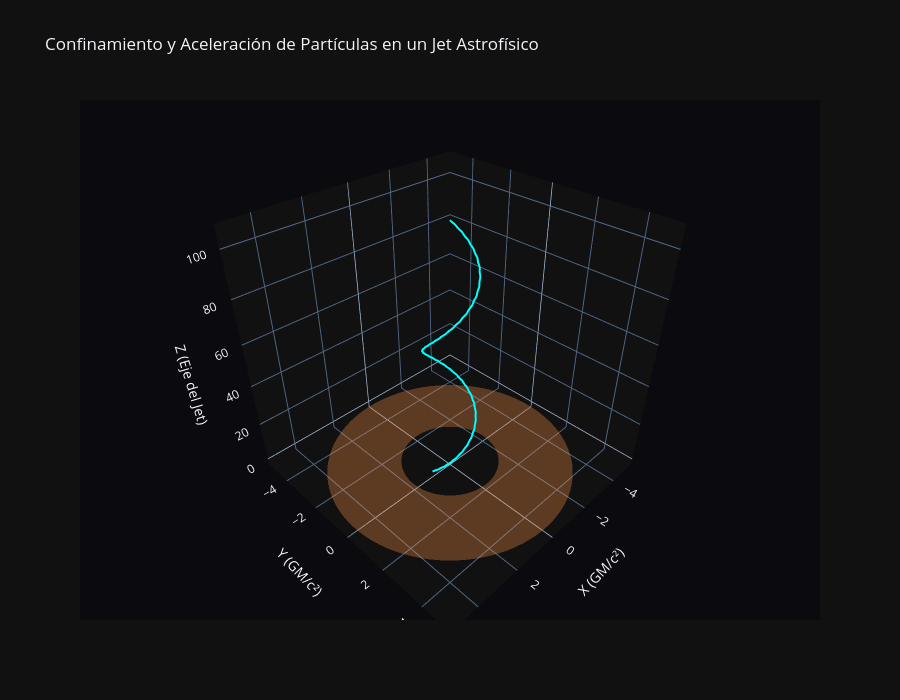

Write notebook code for a chart like this one.
### Markdown cell above
# Idea 3: Dinámica Relativista en Jets Astrofísicos

## Fundamentos Teóricos: Electrodinámica Covariante y el Tensor de Faraday

Los jets astrofísicos son enormes chorros de plasma altamente colimados que emergen de los polos del agujero negro. Según vimos en la Clase 12, surgen cuando el campo magnético del disco de acreción es arrastrado y retorcido por la rotación diferencial, adoptando una configuración helicoidal a lo largo del eje de rotación (eje Z).

Para simular el movimiento de las partículas cargadas dentro de este jet, debemos abandonar la mecánica newtoniana y utilizar la **Fuerza de Lorentz explícitamente covariante** (Clase 11).

### 1. El Tensor de Faraday ($F^{\mu\nu}$)
Los campos eléctrico ($\vec{E}$) y magnético ($\vec{B}$) se unifican en un tensor antisimétrico de rango 2. En unidades donde $c=1$, el tensor con índices contravariantes es:
$$
F^{\mu\nu} = \begin{pmatrix} 
0 & E_x & E_y & E_z \\ 
-E_x & 0 & B_z & -B_y \\ 
-E_y & -B_z & 0 & B_x \\ 
-E_z & B_y & -B_x & 0 
\end{pmatrix}
$$

### 2. Campo Magnético Helicoidal
Modelaremos un campo magnético representativo del jet con una fuerte componente axial constante ($B_z = B_0$) y una componente toroidal que depende de la distancia al eje para confinar el plasma:
- $B_x = -B_1 \cdot y$
- $B_y = B_1 \cdot x$
- $B_z = B_0$

### 3. Ecuación de Movimiento Covariante
La aceleración de la partícula (cambio de su cuadrivelocidad $U^\mu$ respecto al tiempo propio $\tau$) está dictada por la contracción del tensor de Faraday con la cuadrivelocidad:
$$
\frac{dU^\mu}{d\tau} = \frac{q}{m} F^{\mu}_{\ \ \nu} U^\nu
$$
Donde $F^{\mu}_{\ \ \nu} = F^{\mu\alpha} \eta_{\alpha\nu}$, utilizando la métrica de Minkowski $\eta_{\alpha\nu} = \text{diag}(1, -1, -1, -1)$.

### Code cell
# =============================================================================
# SIMULACIÓN DEL JET USANDO ELECTRODINÁMICA COVARIANTE
# =============================================================================
import numpy as np
from scipy.integrate import solve_ivp
import plotly.graph_objects as go

def tensor_faraday_jet(B0, B1, x, y, z):
    """
    Construye el tensor mixto de Faraday F^mu_nu para un campo helicoidal.
    """
    # Definición del campo magnético helicoidal
    Bx = -B1 * y
    By = B1 * x
    Bz = B0
    
    # Campo eléctrico (asumimos 0 en el marco del jet para este ejemplo básico)
    Ex, Ey, Ez = 0.0, 0.0, 0.0
    
    # Tensor de Faraday contravariante F^{mu nu}
    F_up_up = np.array([
        [  0,   Ex,  Ey,  Ez],
        [-Ex,   0,   Bz, -By],
        [-Ey, -Bz,   0,   Bx],
        [-Ez,  By, -Bx,   0 ]
    ])
    
    # Métrica de Minkowski eta_{alpha nu} (Signatura + - - -)
    eta_down_down = np.diag([1, -1, -1, -1])
    
    # Tensor mixto F^mu_nu = F^{mu alpha} * eta_{alpha nu}
    F_up_down = F_up_up @ eta_down_down
    return F_up_down

def edm_particula_jet(tau, Ys, q_m, B0, B1):
    """
    Sistema de ecuaciones diferenciales acopladas para la cuadriposición 
    y cuadrivelocidad de una partícula cargada.
    """
    x0, x1, x2, x3, U0, U1, U2, U3 = Ys
    
    # Cinemática: dx^mu / dtau = U^mu
    dx0_dtau = U0
    dx1_dtau = U1
    dx2_dtau = U2
    dx3_dtau = U3
    
    # Obtener el tensor de Faraday local
    F_mixto = tensor_faraday_jet(B0, B1, x1, x2, x3)
    U_vec = np.array([U0, U1, U2, U3])
    
    # Dinámica: dU^mu / dtau = (q/m) * F^mu_nu * U^nu
    dU_dtau = q_m * (F_mixto @ U_vec)
    
    return [dx0_dtau, dx1_dtau, dx2_dtau, dx3_dtau,
            dU_dtau[0], dU_dtau[1], dU_dtau[2], dU_dtau[3]]

# =============================================================================
# CONFIGURACIÓN E INTEGRACIÓN
# =============================================================================
# Parámetros del campo del Jet
B0_axial = 5.0     # Intensidad del campo magnético a lo largo de Z
B1_toroidal = 0.5  # Intensidad del enrollamiento del campo
q_m = -1.0         # Relación carga-masa (ej. electrón en unidades adaptadas)

# Condiciones iniciales de una partícula inyectada desde el disco hacia el jet
t0 = 0.0
# La inyectamos cerca del eje Z (x=1, y=0) en z=0
r_inicial = [1.0, 0.0, 0.0] 

# Le damos una velocidad inicial alta a lo largo del eje Z (v_z = 0.9c) y algo de rotación
v_inicial = [0.0, 0.1, 0.9] 
v2 = sum(v**2 for v in v_inicial)
gamma0 = 1.0 / np.sqrt(1.0 - v2)

# Cuadrivelocidad inicial U^mu = gamma * (1, v_x, v_y, v_z)
U0_inicial = gamma0
U_espacial = [gamma0 * v for v in v_inicial]

# Vector de estado inicial: [t, x, y, z, Ut, Ux, Uy, Uz]
Ys0 = [t0, r_inicial[0], r_inicial[1], r_inicial[2], 
       U0_inicial, U_espacial[0], U_espacial[1], U_espacial[2]]

# Rango de tiempo propio a simular
taus = np.linspace(0, 50, 2000)

# Integración numérica
sol_jet = solve_ivp(edm_particula_jet, 
                    (taus[0], taus[-1]), 
                    Ys0, 
                    t_eval=taus, 
                    args=(q_m, B0_axial, B1_toroidal),
                    method='RK45') # RK45 es suficiente para campos EM planos

# Extraemos la solución espacial
x_jet = sol_jet.y[1]
y_jet = sol_jet.y[2]
z_jet = sol_jet.y[3]

# =============================================================================
# VISUALIZACIÓN DEL JET 3D
# =============================================================================
fig_jet = go.Figure()

# Trayectoria de la partícula en el Jet
fig_jet.add_trace(go.Scatter3d(
    x=x_jet, y=y_jet, z=z_jet,
    mode='lines',
    line=dict(color='cyan', width=4),
    name="Trayectoria del Electrón"
))

# Representación conceptual del disco de acreción en Z=0
theta_disco = np.linspace(0, 2*np.pi, 100)
r_disco = np.linspace(2, 5, 10)
T, R = np.meshgrid(theta_disco, r_disco)
X_disco = R * np.cos(T)
Y_disco = R * np.sin(T)
Z_disco = np.zeros_like(X_disco)

fig_jet.add_trace(go.Surface(
    x=X_disco, y=Y_disco, z=Z_disco,
    colorscale='Oranges',
    opacity=0.3,
    showscale=False,
    name="Disco de Acreción"
))

fig_jet.update_layout(
    title="Confinamiento y Aceleración de Partículas en un Jet Astrofísico",
    scene=dict(
        xaxis_title='X (GM/c²)',
        yaxis_title='Y (GM/c²)',
        zaxis_title='Z (Eje del Jet)',
        bgcolor="rgb(10, 10, 15)",
    ),
    width=900, height=700,
    template="plotly_dark"
)

fig_jet.show()

### Figure 1 — Plotly figure (JSON) as saved in the notebook; plotly's stock layout.template omitted (floating-point values rounded to 4 significant figures; data arrays with more than 128 entries replaced by an {"elided": "..."} marker saying what was removed)
{"data": [{"line": {"color": "cyan", "width": 4}, "mode": "lines", "name": "Trayectoria del Electrón", "type": "scatter3d", "x": {"elided": "2000 float values"}, "y": {"elided": "2000 float values"}, "z": {"elided": "2000 float values"}}, {"colorscale": [[0, "rgb(255,245,235)"], [0.125, "rgb(254,230,206)"], [0.25, "rgb(253,208,162)"], [0.375, "rgb(253,174,107)"], [0.5, "rgb(253,141,60)"], [0.625, "rgb(241,105,19)"], [0.75, "rgb(217,72,1)"], [0.875, "rgb(166,54,3)"], [1, "rgb(127,39,4)"]], "name": "Disco de Acreción", "opacity": 0.3, "showscale": false, "type": "surface", "x": {"elided": "10x100 float values"}, "y": {"elided": "10x100 float values"}, "z": {"elided": "10x100 float values"}}], "layout": {"height": 700, "scene": {"bgcolor": "rgb(10, 10, 15)", "xaxis": {"title": {"text": "X (GM/c²)"}}, "yaxis": {"title": {"text": "Y (GM/c²)"}}, "zaxis": {"title": {"text": "Z (Eje del Jet)"}}}, "title": {"text": "Confinamiento y Aceleración de Partículas en un Jet Astrofísico"}, "width": 900}}
